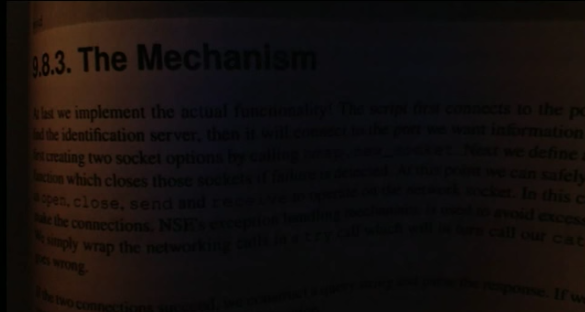
#> input picture Python/course06/bookpage.jpg, 585 x 312 px
$ python course.py
#> lines starting #> are read from the running program, lines starting #| are printed output that depends on the picture; after the words box and inside, x2 and y2 are one past the last pixel; in counts of white or black regions, pixels touching at a corner belong together
import cv2
import numpy as np

img = cv2.imread("bookpage.jpg")
#> img is the input picture: shape (312, 585, 3); mean B, G, R 12.6, 13.9, 19.1
img2 = cv2.cvtColor(img,cv2.COLOR_BGR2GRAY)
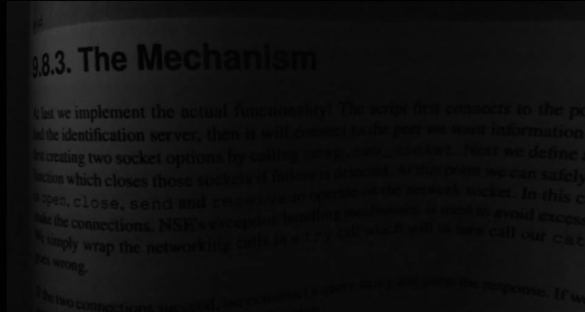
#> img2: shape (312, 585); min 0, max 60, mean 15.3

retval, threshold = cv2.threshold(img,12,255,cv2.THRESH_BINARY)
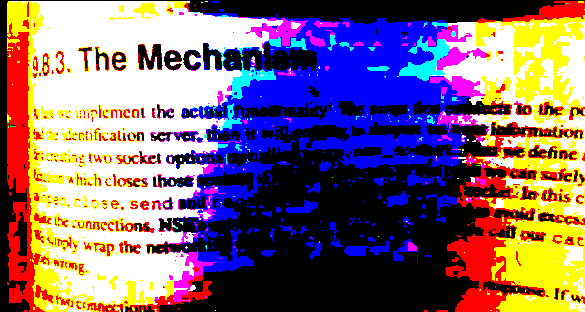
#> threshold: shape (312, 585, 3); mean B, G, R 116.4, 103.9, 131.2
retval2, threshold2 = cv2.threshold(img2,12,255,cv2.THRESH_BINARY)
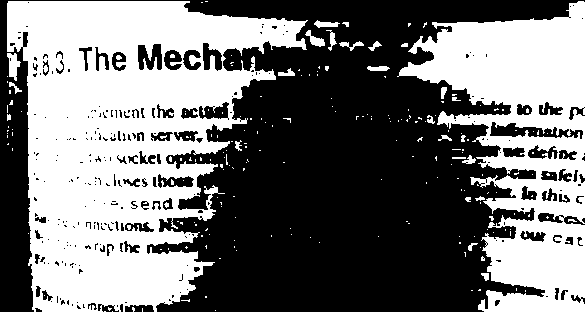
#> threshold2: shape (312, 585); 46.2% white; 217 white regions (190 under 20 px), largest, box (x1, y1, x2, y2) and area: (7, 1, 308, 312) 53508, (397, 1, 585, 312) 28517, (7, 53, 21, 81) 221

img3 = cv2.adaptiveThreshold(img2,255,cv2.ADAPTIVE_THRESH_GAUSSIAN_C,cv2.THRESH_BINARY,115,1)
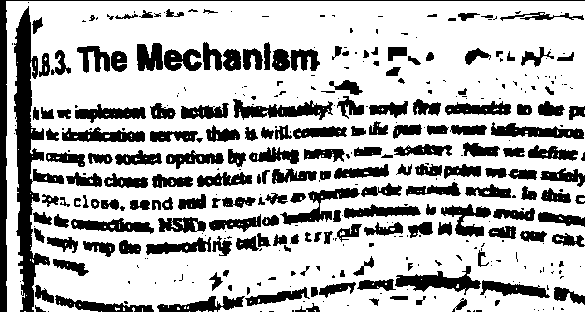
#> img3: shape (312, 585); 72.1% white; 373 black regions (187 under 20 px), largest, box (x1, y1, x2, y2) and area: (14, 6, 64, 312) 4877, (0, 0, 585, 312) 2672, (395, 266, 481, 295) 1051

cv2.imwrite("threshold.png",threshold)
cv2.imwrite("threshold2.png",threshold2)
cv2.imwrite("gaus.png",img3)
